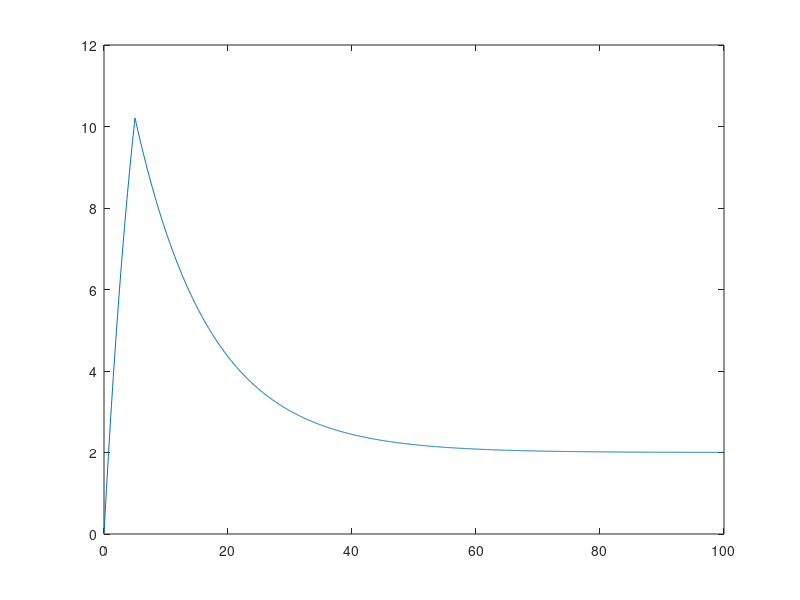

The MATLAB script that drew this image: (Note: this script raises an error after producing the figure.)

%%
tstop = 5;
tim = 0:0.1:100;
k0 = 20;
tau0 = 7;
tau1 = 12;
k1 = 0.1*k0;
k = k0*(1-exp(-tim./tau0)).*(logical((tim>=0).*(tim<=tstop)))+(k0*(1-exp(-tstop./tau0)).*exp(-(tim-tstop)./tau1)+k1.*(1-exp(-(tim-tstop)./tau1))).*logical(tim>tstop);
plot(tim,k); figure(gcf)


%% translational dynamics


tstop = 5;
k0 = 20;
tau0 = 10;
tau1 = 1;
k1 = 0.1*k0;


transcripti = @(tim) transcription(tim , tstop, tau0,tau1, k0,k1)
translati = @(tim) translation2(tim , tstop, tau0, k0)

TSPAN = [0 100];
tim = 0:0.1:100;
fun = @(t,x) GenTrans(t,x,tim, transcripti, translati)

[T,X]=ode45(fun,TSPAN,[1 1])

plot(T,X,'--'); figure(gcf)
legend('RNA','Protein')
hold all;

plot(tim,transcripti(tim))

%%

figure();
tstop = 5;%gamma stop
k0 = 20;%trans up
tau0 = 10;%timescale up
tau1 = 5;
k1 = 0*k0;


transcripti = @(tim) transcription(tim , tstop, tau0,tau1, k0,k1)
translati = @(tim) translation(tim , tstop, tau0, k0)

TSPAN = [0 160];
tim = 0:0.1:160;
fun = @(t,x) GenTrans_v2(t,x,tim, transcripti, translati)

[T,X]=ode45(fun,TSPAN,[1 0 0])

plot(T,X); figure(gcf)
legend('RNA','New Protein','Mature Protein')
hold all;



%%

%tim = 0:0.1:100;



%transcripti = @(tim) transcription(tim , tstop, tau0,tau1, k0,k1)
%translati = @(tim) translation(tim , tstop, tau0, k0)

TSPAN = [0 50];
tim = 0:0.1:10;
fun = @(t,x) pSTAT1Feedback(t,x)

[T,X]=ode45(fun,TSPAN,[0 10 0 0 10 0])

plot(T,X(:,1), T,X(:,2)+X(:,3)+X(:,4), T,X(:,5)+X(:,3), T,X(:,6)+X(:,4)); figure(gcf)
legend('pSTAT1','STAT1','\gamma','\alpha');%,'S*\gamma','S*\alpha'
hold off;


%%
figure()

%tim = 0:0.1:100;



%transcripti = @(tim) transcription(tim , tstop, tau0,tau1, k0,k1)
%translati = @(tim) translation(tim , tstop, tau0, k0)

TSPAN = [0 1000];
tim = 0:0.1:10;
fun = @(t,x) pSTAT1Feedback_v2(t,x)

[T,X]=ode45(fun,TSPAN,[1 0 1 0 0 10 0 0])

plot(T,X(:,[5 6 7])); figure(gcf)
%legend('pSTAT1','STAT1','\gamma','\alpha');%,'S*\gamma','S*\alpha'
hold off;


%%
figure()

%tim = 0:0.1:100;



%transcripti = @(tim) transcription(tim , tstop, tau0,tau1, k0,k1)
%translati = @(tim) translation(tim , tstop, tau0, k0)
nA=6.23e23;             %Avogadro no.


TSPAN = [0 1];
fun = @(t,x) pSTAT1HS_v1(t,x)

[T,X]=ode45(fun,TSPAN,[0 (2000*10e12)/nA 0 (100000*10e12)/nA (3000*10e12)/nA 0 0])

plot(T,X(:,[5 7])); figure(gcf)
%legend('pSTAT1','STAT1','\gamma','\alpha');%,'S*\gamma','S*\alpha'
hold off;
